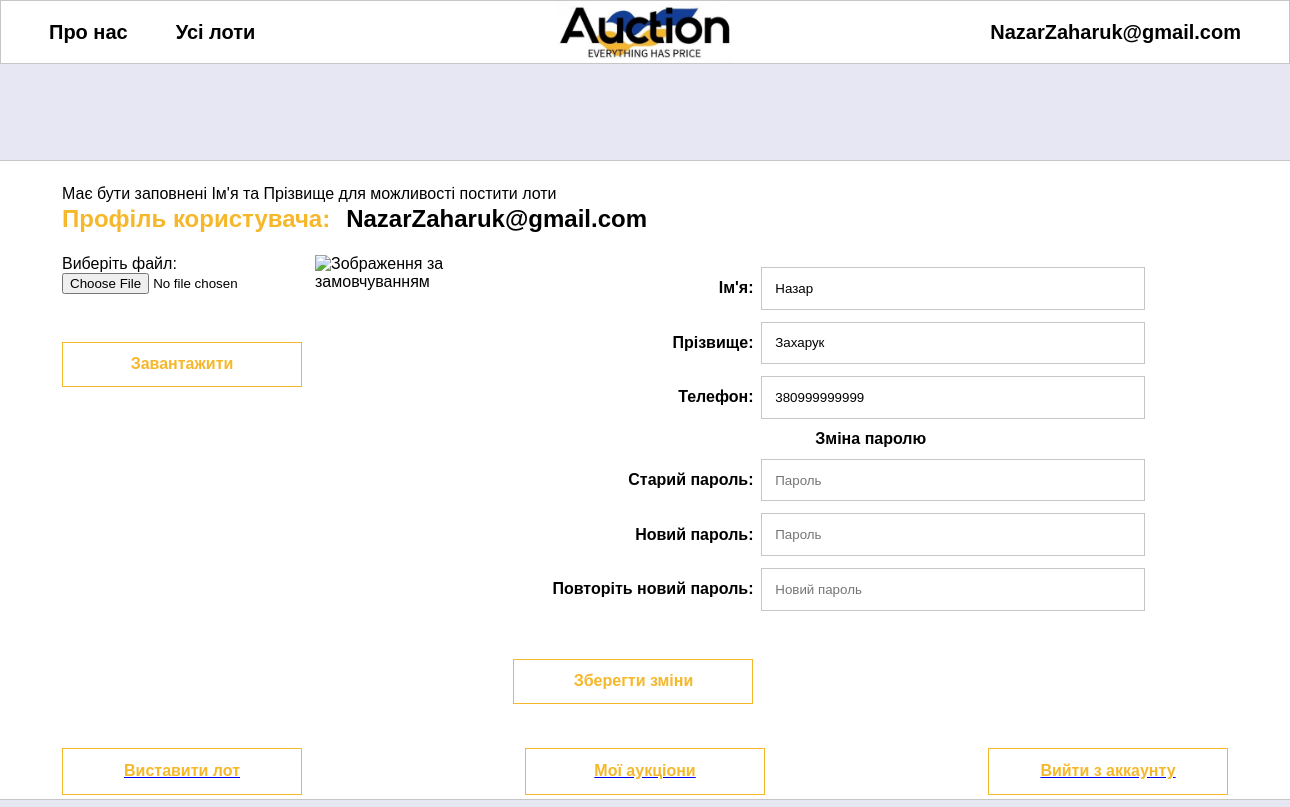
/profile (signed in), run on an earlier commit of the app's database.
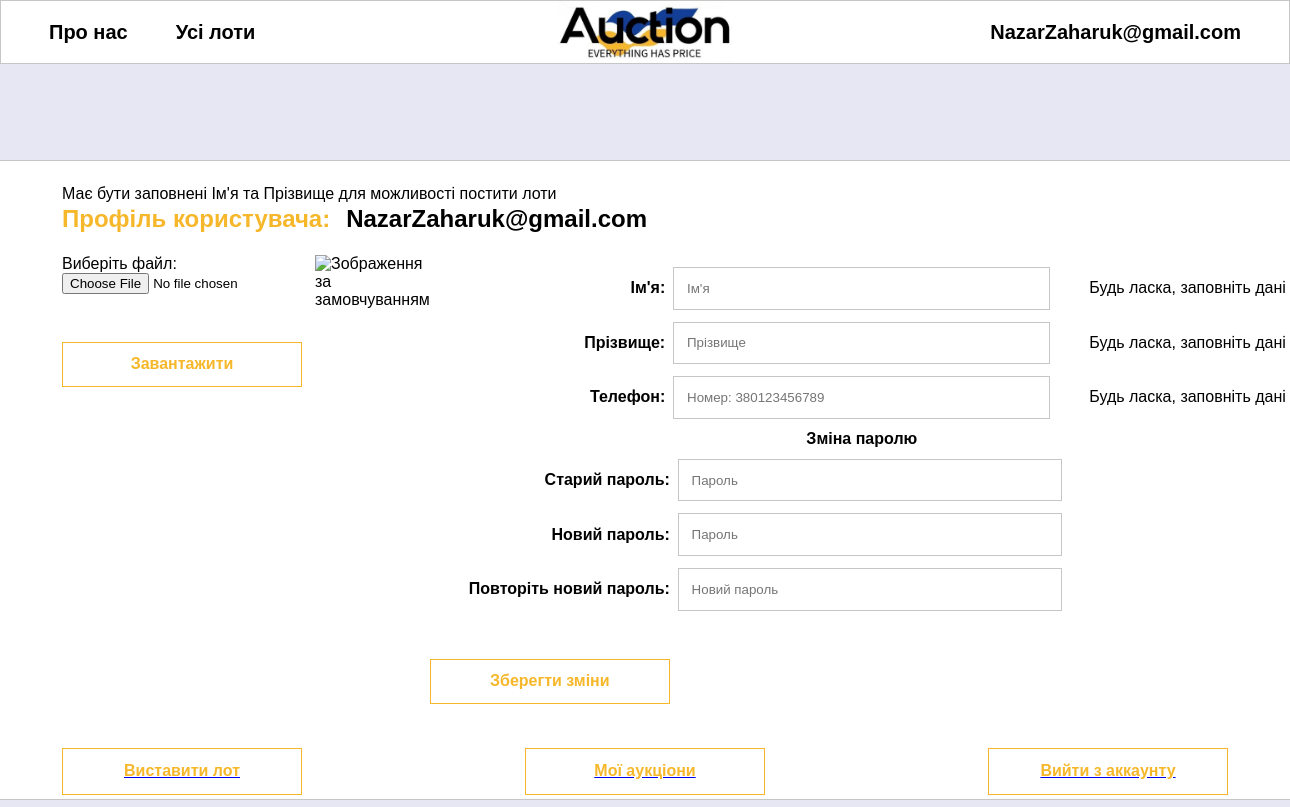
And on a later commit of the database.
### models.py (models this page shows)
class User(db.Model, UserMixin):
    id = db.Column(db.Integer, primary_key=True)
    name = db.Column(db.String(128), default=None)
    surname = db.Column(db.String(128), default=None)
    phone = db.Column(db.Integer, default=None)
    avatar = db.Column(db.BLOB)
    email = db.Column(db.String(128), nullable=False, unique=True)
    password = db.Column(db.String(255), nullable=False)

### routes.py (the view, shortened to what this page needs)
@app.route('/profile', methods=['GET', 'POST'])
@login_required
def profile():
    upload_date()
    return render_template('profile.html')

### routes.py (called while the page is built)
def upload_date():
    lots = Lot.query.filter_by(status='Active').all()
    now = datetime.now()
    for lot in lots:
        if now - lot.date >= timedelta(days=7):
            lot.status = 'Inactive'
    db.session.commit()

@login_manager.user_loader
def load_user(user_id):
    return User.query.get(user_id)

@app.after_request
def redirect_to_signin(response):
    if response.status_code == 401:
        return redirect(url_for('login_page') + "?next=" + request.url)
    return response

### templates/profile.html (shortened to what the changed rows need)
<!doctype html>
<html lang="ukr">
<head>
    <link rel="stylesheet" href="{{ url_for('static', filename='css/header.css') }}">
    <link rel="stylesheet" href="{{ url_for('static', filename='css/profile.css') }}">
</head>
{% block body %}
<div class="bar">
    <nav class="login-nav">
        {% if not current_user.is_authenticated %}
        <a href="/login">Вхід</a>
        {% else %}
        <a href="/login">{{ current_user.email}}</a>
        {% endif %}
    </nav>
</div>
<div class="form-container">
    <div class="login-group">
        <p class="title">Профіль користувача:</p>
        <p class="title-login">{{ current_user.email }}</p>
    </div>
    <div class="setting-group">
        <div class="input-right">
            <form class="uniq form" method="POST">
                <div class="input-group">
                    {% if current_user.name %}
                    <p for="name">Ім'я:</p>
                    <input
                            type="text" name="name" id="name" value="{{ current_user.name }}" placeholder="Ім'я"
                            required>
                    {% else %}
                    <p for="name">Ім'я:</p>
                    <input
                            type="text" name="name" id="name" placeholder="Ім'я" required>
                    <label>Будь ласка, заповніть дані</label>
                    {% endif %}
                </div>
                <div class="input-group">
                    {% if current_user.name %}
                    <p for="surname">Прізвище:</p>
                    <input
                            type="text" name="surname" id="surname" value="{{ current_user.surname }}"
                            placeholder="Прізвище" required>
                    {% else %}
                    <p for="surname">Прізвище:</p>
                    <input
                            type="text" name="surname" id="surname" placeholder="Прізвище" required>
                    <label>Будь ласка, заповніть дані</label>
                    {% endif %}
                </div>
                <div class="input-group">
                    {% if current_user.name %}
                    <p for="phone">Телефон:</p>
                    <input
                            type="tel" name="phone" id="phone" pattern="[0-9]{12,12}" value="{{ current_user.phone }}"
                            placeholder="Номер: 380123456789" required>
                    {% else %}
                    <p for="phone">Телефон:</p>
                    <input
                            type="tel" name="phone" id="phone" pattern="[0-9]{12,12}" placeholder="Номер: 380123456789"
                            required>
                    <label>Будь ласка, заповніть дані</label>
                    {% endif %}
                </div>
            </form>
        </div>
    </div>
</div>
{% endblock %}

What changed in the data, as far as the page shows it:
changed User "NazarZaharuk@gmail.com": name "Назар" → (not shown); surname "Захарук" → (not shown); phone "380999999999" → (not shown)
Also different on the page:
text now shown: "Будь ласка, заповніть дані Будь ласка, заповніть дані Будь ласка, заповніть дані"
